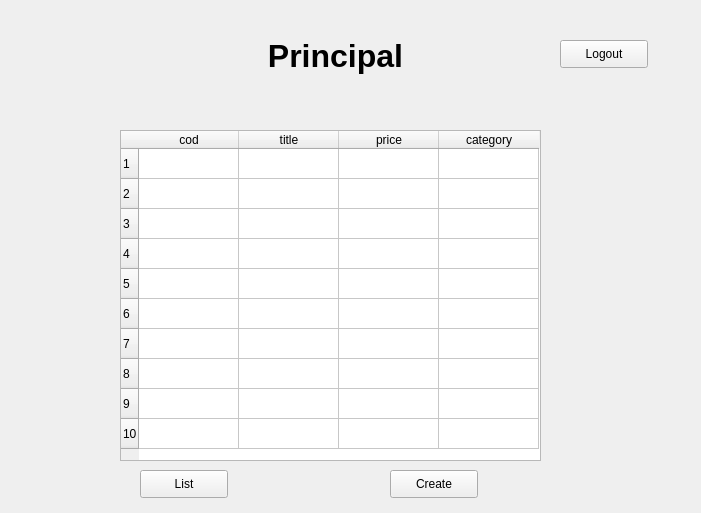
<?xml version="1.0" encoding="UTF-8"?>
<ui version="4.0">
 <class>principal</class>
 <widget class="QWidget" name="principal">
  <property name="geometry">
   <rect>
    <x>0</x>
    <y>0</y>
    <width>701</width>
    <height>513</height>
   </rect>
  </property>
  <property name="windowTitle">
   <string>Form</string>
  </property>
  <widget class="QLabel" name="label">
   <property name="geometry">
    <rect>
     <x>250</x>
     <y>30</y>
     <width>171</width>
     <height>51</height>
    </rect>
   </property>
   <property name="font">
    <font>
     <pointsize>24</pointsize>
     <weight>75</weight>
     <bold>true</bold>
    </font>
   </property>
   <property name="text">
    <string>Principal</string>
   </property>
   <property name="alignment">
    <set>Qt::AlignCenter</set>
   </property>
  </widget>
  <widget class="QTableWidget" name="productsTable">
   <property name="geometry">
    <rect>
     <x>120</x>
     <y>130</y>
     <width>421</width>
     <height>331</height>
    </rect>
   </property>
   <property name="rowCount">
    <number>10</number>
   </property>
   <row/>
   <row/>
   <row/>
   <row/>
   <row/>
   <row/>
   <row/>
   <row/>
   <row/>
   <row/>
   <column>
    <property name="text">
     <string>cod</string>
    </property>
   </column>
   <column>
    <property name="text">
     <string>title</string>
    </property>
   </column>
   <column>
    <property name="text">
     <string>price</string>
    </property>
   </column>
   <column>
    <property name="text">
     <string>category</string>
    </property>
   </column>
  </widget>
  <widget class="QPushButton" name="btnList">
   <property name="geometry">
    <rect>
     <x>140</x>
     <y>470</y>
     <width>88</width>
     <height>28</height>
    </rect>
   </property>
   <property name="text">
    <string>List</string>
   </property>
  </widget>
  <widget class="QPushButton" name="btnCreate">
   <property name="geometry">
    <rect>
     <x>390</x>
     <y>470</y>
     <width>88</width>
     <height>28</height>
    </rect>
   </property>
   <property name="text">
    <string>Create</string>
   </property>
  </widget>
  <widget class="QPushButton" name="btnLogout">
   <property name="geometry">
    <rect>
     <x>560</x>
     <y>40</y>
     <width>88</width>
     <height>28</height>
    </rect>
   </property>
   <property name="text">
    <string>Logout</string>
   </property>
  </widget>
 </widget>
 <resources/>
 <connections/>
</ui>
